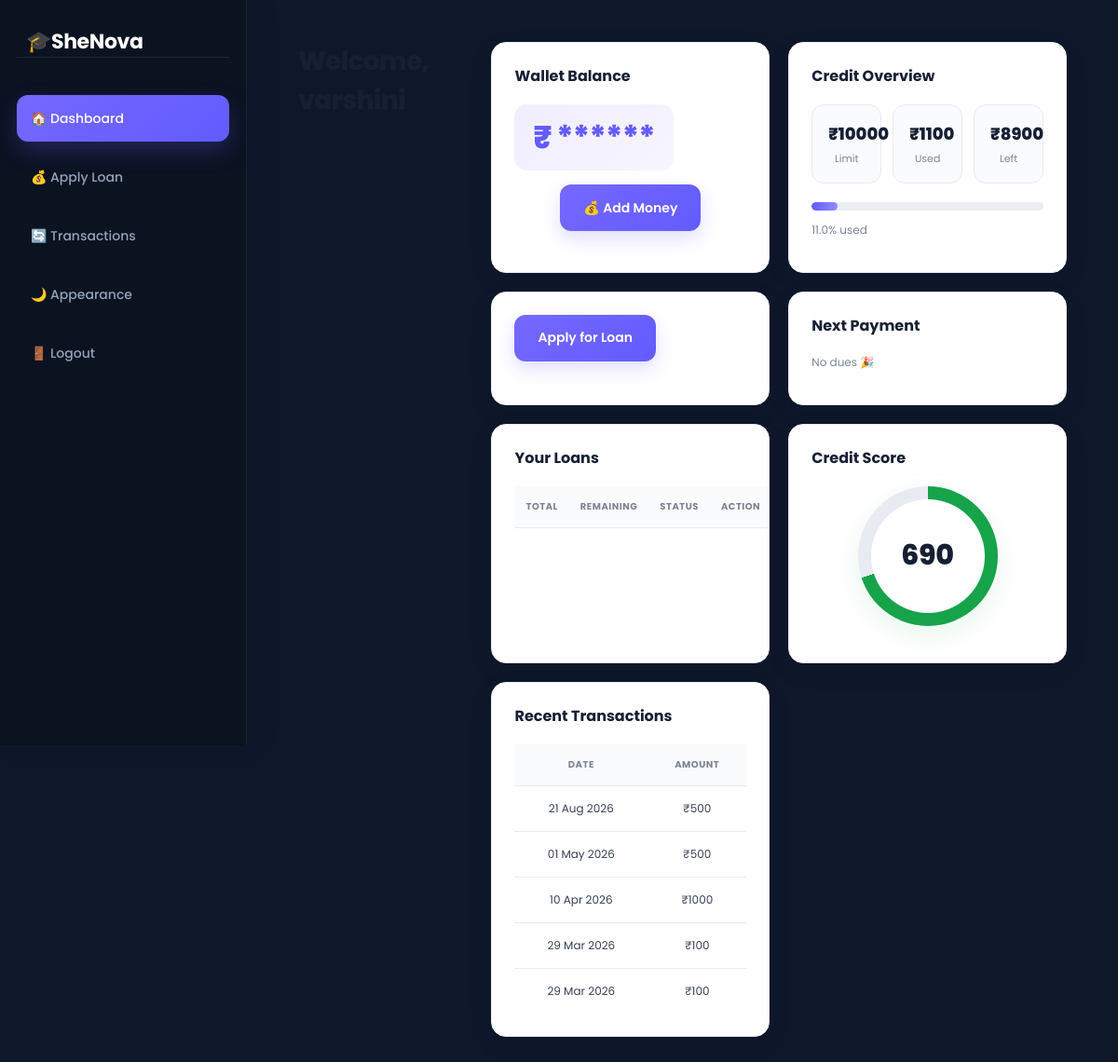
Screenshot of /student/dashboard/ (signed in) with the database file from the repository.
### accounts/models.py (models this page shows, shortened)
class Profile(models.Model):
    ROLE_CHOICES = (
        ('student', 'Student'),
        ('supervisor', 'Supervisor'),
        ('admin', 'Admin'),
    )
    user = models.OneToOneField(User, on_delete=models.CASCADE)
    role = models.CharField(max_length=20, choices=ROLE_CHOICES)
    full_name = models.CharField(max_length=100, blank=True, null=True)
    phone = models.CharField(max_length=15, blank=True, null=True)
    college = models.CharField(max_length=200, blank=True, null=True)
    course = models.CharField(max_length=100, blank=True, null=True)
    year = models.CharField(max_length=10, blank=True, null=True)
    otp = models.CharField(max_length=6, blank=True, null=True)
    otp_verified = models.BooleanField(default=False)
    otp_created_at = models.DateTimeField(null=True, blank=True)
    otp_attempts = models.IntegerField(default=0)
    max_limit = models.IntegerField(default=10000)
    used_amount = models.IntegerField(default=0)
    account_balance = models.DecimalField(max_digits=12, decimal_places=2, default=0)  # virtual wallet
    def remaining_limit(self):
        return self.max_limit - self.used_amount

class Transaction(models.Model):
    TYPE_CHOICES = (
        ('Credit', 'Credit'),
        ('Repayment', 'Repayment'),
    )
    STATUS_CHOICES = (
        ('Pending','Pending'),
        ('Approved','Approved'),
        ('Rejected','Rejected'),
        ('Completed','Completed')
    )
    student = models.ForeignKey(User, on_delete=models.CASCADE)
    loan = models.ForeignKey(Loan, on_delete=models.CASCADE, null=True, blank=True)
    amount = models.IntegerField()
    type = models.CharField(max_length=20, choices=TYPE_CHOICES)
    status = models.CharField(max_length=10, choices=STATUS_CHOICES, default='Pending')
    date = models.DateTimeField(auto_now_add=True)
    is_late = models.BooleanField(default=False)
    admin_note = models.TextField(null=True, blank=True)

### accounts/views.py (the view)
# urls.py: path('student/dashboard/', views.student_dashboard, name='student_dashboard'),
@login_required
def student_dashboard(request):
    check_due_payments()
    profile = Profile.objects.get(user=request.user)
    applications = Application.objects.filter(student=request.user)
    loans = Loan.objects.filter(student=request.user, status="Active")
    next_payment = loans.filter(
    remaining_amount__gt=0,
    deadline__isnull=False
).order_by('deadline').first()
    transactions = Transaction.objects.filter(
        student=request.user
    ).order_by('-date')
    notifications = Notification.objects.filter(
        student=request.user
    ).order_by('-created_at')[:5]
    usage_percent = 0
    if profile.max_limit > 0:
        usage_percent = (profile.used_amount / profile.max_limit) * 100
    else:
        usage_percent = 0
    repayments = Transaction.objects.filter(
        student=request.user,
        type="Repayment"
    )
    total_repayments = repayments.count()
    late_payments = repayments.filter(is_late=True).count()
    on_time_payments = total_repayments - late_payments
    credit_score = 650
    credit_score += on_time_payments * 15
    credit_score -= late_payments * 25
    closed_loans = loans.filter(status="Closed").count()
    credit_score += closed_loans * 20
    if profile.max_limit > 0:
        usage_ratio = profile.used_amount / profile.max_limit
        credit_score -= int(usage_ratio * 50)
    credit_score = max(300, min(850, credit_score))
    percent = (credit_score - 300) / (850 - 300)
    score_offset = int(440 * (1 - percent))
    can_apply = True
    remaining_to_unlock = 0
    active_loan = loans.filter(status="Active").first()
    if active_loan:
        paid_amount = active_loan.total_amount - active_loan.remaining_amount
        if paid_amount < (active_loan.total_amount * Decimal('0.5')):
            can_apply = False
        remaining_to_unlock = (active_loan.total_amount * Decimal('0.5')) - paid_amount
    print("Total repayments:", total_repayments)
    print("On-time:", on_time_payments)
    print("Late:", late_payments)
    print("Credit score:", credit_score)
    return render(request, 'accounts/student_dashboard.html', {
        'profile': profile,
        'applications': applications,
        'loans': loans,
        "next_payment": next_payment,
        'transactions': transactions,
        'notifications': notifications,
        'usage_percent': usage_percent,
        'credit_score': credit_score,
        'score_offset': score_offset,
        'can_apply': can_apply,
        "remaining_to_unlock": remaining_to_unlock,
        'today': now().date()
    })

### accounts/views.py (called while the page is built)
def check_due_payments():
    today = now().date()
    loans = Loan.objects.filter(status="Active")
    for loan in loans:
        days_left = (loan.due_date - today).days
        if days_left == 1:
            send_due_email(loan.student, loan)
        elif days_left < 0:
            print(f"Loan overdue for {loan.student.username}")

### accounts/templates/accounts/student_dashboard.html (shortened to what this page needs)
{% load static %}
{% block content %}
<link rel="stylesheet"
      href="{% static 'shenova.css' %}">
<div class="sidebar">
    <h2>🎓SheNova</h2>
    <a href="{% url 'student_dashboard' %}" class="active">
        🏠 Dashboard
    </a>
    {% if can_apply %}
        <a href="{% url 'student_apply' %}">
            💰 Apply Loan
        </a>
    {% else %}
        <span>
            🔒 Apply Locked<br>
            Repay ₹{{ remaining_to_unlock|floatformat:2 }}
        </span>
    {% endif %}
    <a href="{% url 'student_transactions' %}">
        🔄 Transactions
    </a>
    <button onclick="toggleTheme()">
        🌙 Appearance
    </button>
    <form method="POST" action="{% url 'logout' %}">
        <button type="submit">
            🚪 Logout
        </button>
    </form>
</div>
<div class="main">
<h2> Welcome, {{ user.username }}</h2>
<div class="dashboard-grid">
    <div class="card">
        <h4>Wallet Balance</h4>
        <div id="walletAmount" class="wallet">
        </div>
        <div style="display:flex; gap:10px; margin-top:15px; flex-wrap:wrap; justify-content:center;">
            <a href="{% url 'add_money' %}" class="btn">
                💰 Add Money
            </a>
        </div>
    </div>
    <div class="card">
        <h4>Credit Overview</h4>
        <div class="summary">
            <div class="box">
                <h3>₹{{ profile.max_limit }}</h3>
                <p>Limit</p>
            </div>
            <div class="box">
                <h3>₹{{ profile.used_amount }}</h3>
                <p>Used</p>
            </div>
            <div class="box">
                <h3>₹{{ profile.remaining_limit }}</h3>
                <p>Left</p>
            </div>
        </div>
        <div class="progress">
            <div class="progress-bar" style="width: {{ usage_percent }}%;"></div>
        </div>
        <p>{{ usage_percent|floatformat:1 }}% used</p>
    </div>
    <div class="card">
        {% if can_apply %}
            <a href="{% url 'student_apply' %}" class="btn">
                Apply for Loan
            </a>
        {% else %}
            <button class="btn disabled">
                Locked 🔒 (Repay ₹{{ remaining_to_unlock|floatformat:2 }})
            </button>
        {% endif %}
    </div>
    <div class="card">
        <h4>Next Payment</h4>
        {% if next_payment %}
            <h3>₹{{ next_payment.remaining_amount }}</h3>
            <p>{{ next_payment.deadline|date:"d M Y" }}</p>
            <a href="{% url 'repay_loan' next_payment.id %}" class="btn">Pay Now</a>
        {% else %}
            <p>No dues 🎉</p>
        {% endif %}
    </div>
    <div class="card">
        <h4>Your Loans</h4>
        <table>
            <tr>
                <th>Total</th>
                <th>Remaining</th>
                <th>Status</th>
                <th>Action</th>
            </tr>
        </table>
    </div>
    <div class="card">
        <h4>Credit Score</h4>
        <div class="circle">{{ credit_score }}</div>
    </div>
    <div class="card">
        <h4>Recent Transactions</h4>
        <table>
            <tr>
                <th>Date</th>
                <th>Amount</th>
            </tr>
            {% for t in transactions|slice:":5" %}
            <tr>
                <td>{{ t.date|date:"d M Y" }}</td>
                <td>₹{{ t.amount }}</td>
            </tr>
            {% endfor %}
        </table>
    </div>
</div>
</div>
{% endblock %}

### rows the page displays
Profile: max_limit "10000", used_amount "1100", remaining_limit "8900"
Transaction: date "21 Aug 2026", amount "500"
Transaction: date "01 May 2026", amount "500"
Transaction: date "10 Apr 2026", amount "1000"
Transaction: date "29 Mar 2026", amount "100"
Transaction: date "29 Mar 2026", amount "100"

### other values shown
{{ usage_percent|floatformat:1 }} "11.0"
{{ credit_score }} "690"
